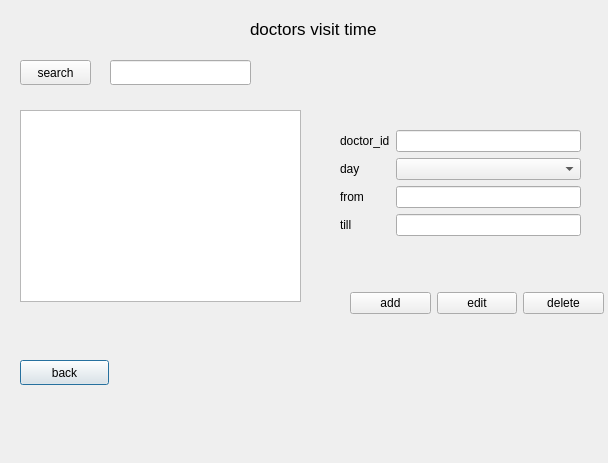
<?xml version="1.0" encoding="UTF-8"?>
<ui version="4.0">
 <class>DrVisitTimeDialog</class>
 <widget class="QDialog" name="DrVisitTimeDialog">
  <property name="geometry">
   <rect>
    <x>0</x>
    <y>0</y>
    <width>608</width>
    <height>463</height>
   </rect>
  </property>
  <property name="windowTitle">
   <string>Dialog</string>
  </property>
  <widget class="QLabel" name="label">
   <property name="geometry">
    <rect>
     <x>250</x>
     <y>20</y>
     <width>141</width>
     <height>17</height>
    </rect>
   </property>
   <property name="font">
    <font>
     <pointsize>13</pointsize>
    </font>
   </property>
   <property name="text">
    <string>doctors visit time</string>
   </property>
  </widget>
  <widget class="QPushButton" name="pushButton_back_v_time">
   <property name="geometry">
    <rect>
     <x>20</x>
     <y>360</y>
     <width>89</width>
     <height>25</height>
    </rect>
   </property>
   <property name="text">
    <string>back</string>
   </property>
  </widget>
  <widget class="QTableView" name="tableView_visit_time">
   <property name="geometry">
    <rect>
     <x>20</x>
     <y>110</y>
     <width>281</width>
     <height>192</height>
    </rect>
   </property>
  </widget>
  <widget class="QPushButton" name="pushButton_search_visit_time">
   <property name="geometry">
    <rect>
     <x>20</x>
     <y>60</y>
     <width>71</width>
     <height>25</height>
    </rect>
   </property>
   <property name="text">
    <string>search</string>
   </property>
  </widget>
  <widget class="QLineEdit" name="lineEdit_2">
   <property name="geometry">
    <rect>
     <x>110</x>
     <y>60</y>
     <width>141</width>
     <height>25</height>
    </rect>
   </property>
  </widget>
  <widget class="QWidget" name="">
   <property name="geometry">
    <rect>
     <x>340</x>
     <y>130</y>
     <width>241</width>
     <height>120</height>
    </rect>
   </property>
   <layout class="QFormLayout" name="formLayout">
    <item row="0" column="0">
     <widget class="QLabel" name="label_2">
      <property name="text">
       <string>doctor_id</string>
      </property>
     </widget>
    </item>
    <item row="0" column="1">
     <widget class="QLineEdit" name="lineEdit"/>
    </item>
    <item row="1" column="0">
     <widget class="QLabel" name="label_3">
      <property name="text">
       <string>day</string>
      </property>
     </widget>
    </item>
    <item row="1" column="1">
     <widget class="QComboBox" name="comboBox"/>
    </item>
    <item row="2" column="0">
     <widget class="QLabel" name="label_4">
      <property name="text">
       <string>from</string>
      </property>
     </widget>
    </item>
    <item row="2" column="1">
     <widget class="QLineEdit" name="lineEdit_3"/>
    </item>
    <item row="3" column="0">
     <widget class="QLabel" name="label_5">
      <property name="text">
       <string>till</string>
      </property>
     </widget>
    </item>
    <item row="3" column="1">
     <widget class="QLineEdit" name="lineEdit_4"/>
    </item>
   </layout>
  </widget>
  <widget class="QWidget" name="">
   <property name="geometry">
    <rect>
     <x>350</x>
     <y>290</y>
     <width>254</width>
     <height>27</height>
    </rect>
   </property>
   <layout class="QHBoxLayout" name="horizontalLayout">
    <item>
     <widget class="QPushButton" name="pushButton_add_v_time">
      <property name="text">
       <string>add</string>
      </property>
     </widget>
    </item>
    <item>
     <widget class="QPushButton" name="pushButton_edit_v_time">
      <property name="text">
       <string>edit</string>
      </property>
     </widget>
    </item>
    <item>
     <widget class="QPushButton" name="pushButton_v_time">
      <property name="text">
       <string>delete</string>
      </property>
     </widget>
    </item>
   </layout>
  </widget>
 </widget>
 <resources/>
 <connections/>
</ui>
